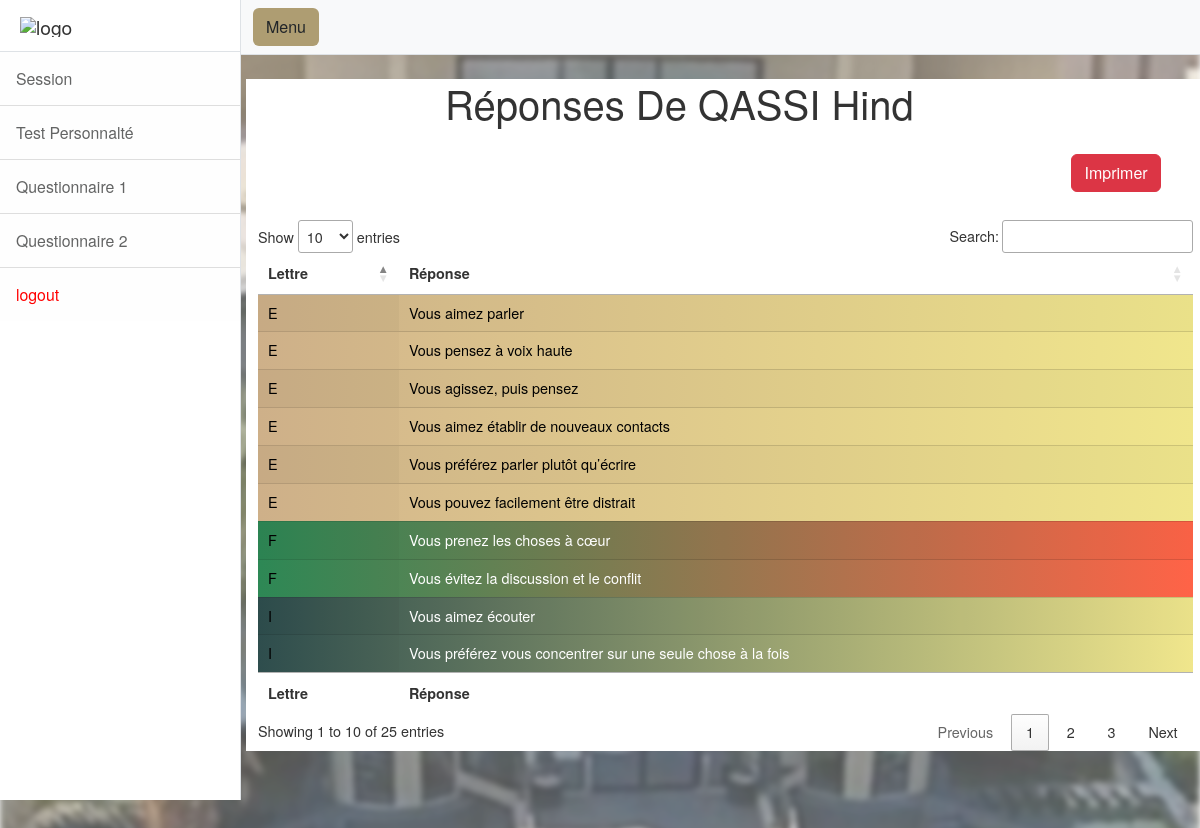
Page /dashboard/detailsLM.php?id=11 on the committed database.
### tables this page shows
CREATE TABLE `note` (
  `id` int(11) NOT NULL,
  `cin` varchar(128) NOT NULL,
  `nom` varchar(128) NOT NULL,
  `prenom` varchar(128) NOT NULL,
  `personalite` varchar(128) NOT NULL
);

CREATE TABLE `comp_note` (
  `id` int(11) NOT NULL,
  `id_u` int(11) NOT NULL,
  `lettre` varchar(2) NOT NULL,
  `contexte` varchar(256) NOT NULL
);

### dashboard/detailsLM.php (the view, shortened to what this page needs)
<?php
$conn = mysqli_connect("localhost", "root", "", "menarahold");
if (isset($_GET['id'])) {
    $candidatId = $_GET['id'];
    $sqlDetails = "SELECT n.nom, n.prenom, c.lettre, c.contexte
                   FROM note n
                   JOIN comp_note c ON n.id = c.id_u
                   WHERE n.id = ?";
    $stmtDetails = $conn->prepare($sqlDetails);
    $stmtDetails->bind_param("i", $candidatId);
    $stmtDetails->execute();
    $resultDetails = $stmtDetails->get_result();
    if ($resultDetails->num_rows > 0) {
        $rowCandidat = $resultDetails->fetch_assoc();
        $nomCandidat = $rowCandidat['nom'];
        $prenomCandidat = $rowCandidat['prenom'];
    }
}
?>
<!DOCTYPE html>
<html lang="en">
<head>
<head>
<link href="css/styles.css" rel="stylesheet" />
    <link rel="stylesheet" type="text/css" href="https://cdn.datatables.net/1.11.5/css/jquery.dataTables.css">
        <link rel="stylesheet" href="https://cdn.datatables.net/1.12.1/css/jquery.dataTables.min.css">
        <link rel="stylesheet" href="https://cdn.datatables.net/fixedheader/3.2.3/css/fixedHeader.dataTables.min.css">
    <link href="https://nightly.datatables.net/css/jquery.dataTables.css" rel="stylesheet" type="text/css" />
    <link href="https://nightly.datatables.net/select/css/select.dataTables.css?_=9a6592f8d74f8f520ff7b22342fa1183.css" rel="stylesheet" type="text/css" />
    <link href="https://nightly.datatables.net/searchpanes/css/searchPanes.dataTables.css?13" rel="stylesheet" type="text/css" />
</head>
<body>
    <div class="d-flex" id="wrapper">
        <div class="border-end bg-white" id="sidebar-wrapper">
            <div class="sidebar-heading border-bottom bg-white"><img src="https://menara-holding.ma/Assets/images/Logo_mh.svg"
                  style="width:140px;heigth:20px" alt="logo"></div>
                  <div class="list-group list-group-flush">
                <a class="list-group-item list-group-item-action list-group-item-light p-3 allow-navigation" style="font-size: 1.1em;margin: 0;" href="session.php">Session</a>
                <a class="list-group-item list-group-item-action list-group-item-light p-3 allow-navigation" style="font-size: 1.1em;margin: 0;" href="#" id="menu1">Test Personnalté</a>
                <a class="list-group-item list-group-item-action list-group-item-light p-3 allow-navigation" style="font-size: 1.1em;margin: 0;" href="#" id="menu2">Questionnaire 1</a>
                <a class="list-group-item list-group-item-action list-group-item-light p-3 allow-navigation" style="font-size: 1.1em;margin: 0;" href="#" id="menu3">Questionnaire 2</a>
                <a class="list-group-item list-group-item-action list-group-item-light p-3 allow-navigation" style="font-size: 1.1em;margin: 0;color:red" href="logout.php">logout</a>
            </div>
        </div>
        <div id="page-content-wrapper">
            <nav class="navbar navbar-expand-lg navbar-light bg-light border-bottom">
                <div class="container-fluid">
                    <button class="btn" style="background-color:#ae9d72" id="sidebarToggle">Menu</button>
                </div>
            </nav>
             <div class="container-fluid" style="background:white; margin-left:5px; margin-right:5px;">
                    <h1 class="mt-4" style="margin-left:20%;">Réponses De <?php echo $nomCandidat .' '. $prenomCandidat ?></h1>
                    <a href="#" onclick="imprimerTableau()" style="margin-left:87%;margin-top:2%;margin-bottom:3%" class="btn btn-danger">Imprimer</a>
                    <br>
                    <table id="example" class="display" style="width:100%">
                    <thead>
                        <tr>
                            <th>Lettre</th>
                            <th>Réponse</th>
                        </tr>
                    </thead>
                    <tfoot>
                        <tr>
                            <th>Lettre</th>
                            <th>Réponse</th>
                        </tr>
                    </tfoot>
                    <tbody>
                        <?php
                    if (isset($resultDetails) && $resultDetails->num_rows > 0) {
                        while ($rowDetails = $resultDetails->fetch_assoc()) {
                            $lettreClass = "lettre-" . $rowDetails["lettre"];
                            echo "<tr class='$lettreClass'>";
                            echo "<td style='color:#000000'>" . $rowDetails["lettre"] . "</td>";
                            echo "<td>" . $rowDetails["contexte"] . "</td>";
                            echo "</tr>";
                        }
                    } else {
                        echo "<p>Aucun résultat trouvé pour cet ID de candidat.</p>";
                    }
                ?>
                    </tbody>
                </table>
                </div>
            </div>
        </div>
</body>
</html>

### dashboard/detailsLM.php (style rules this page uses)
body { font: 90%/1.45em "Helvetica Neue", HelveticaNeue, Verdana, Arial, Helvetica, sans-serif; margin: 0; padding: 0; color: #333; background-color: #fff; }
body::after { content: ""; background-image: url(../images/slide01.jpg); background-size: cover; background-position: center; background-repeat: no-repeat; filter: blur(3px); opacity: 0.7; position: absolute; top: 0; left: 0; width: 100%; height: 1600px; z-index: -1; }
.lettre-E { background: linear-gradient(to right, #d2b48c, #f0e68c); color: #000000; }
.lettre-I { background: linear-gradient(to right, #8b4513, #f0e68c); color: #ffffff; }
.lettre-F { background: linear-gradient(to right, #2e8b57, #ff6347); color: #ffffff; }
.lettre-I { background: linear-gradient(to right, #2f4f4f, #f0e68c); color: #ffffff; }

### rows in the picture
note: nom "QASSI", prenom "Hind"
comp_note: lettre "E", contexte "Vous aimez parler"
comp_note: lettre "E", contexte "Vous pensez à voix haute"
comp_note: lettre "E", contexte "Vous agissez, puis pensez"
comp_note: lettre "E", contexte "Vous aimez établir de nouveaux contacts"
comp_note: lettre "E", contexte "Vous préférez parler plutôt qu’écrire"
comp_note: lettre "E", contexte "Vous pouvez facilement être distrait"
comp_note: lettre "I", contexte "Vous aimez écouter"
comp_note: lettre "I", contexte "Vous préférez vous concentrer sur une seule chose à la fois"
comp_note: lettre "F", contexte "Vous prenez les choses à cœur"
comp_note: lettre "F", contexte "Vous évitez la discussion et le conflit"
